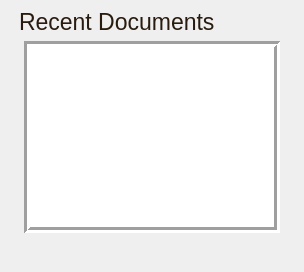
            <widget class="QWidget" name="activityListPage">
             <property name="styleSheet">
              <string notr="true">QFrame#activityListPage {
    border-image: url(:/bgs/images/ht3.png) 50 25 50 25 stretch stretch;
}
</string>
             </property>
             <layout class="QHBoxLayout" name="horizontalLayout_9">
              <property name="spacing">
               <number>0</number>
              </property>
              <property name="leftMargin">
               <number>0</number>
              </property>
              <property name="topMargin">
               <number>0</number>
              </property>
              <property name="rightMargin">
               <number>0</number>
              </property>
              <property name="bottomMargin">
               <number>0</number>
              </property>
              <item>
               <widget class="QFrame" name="listFrame">
                <property name="styleSheet">
                 <string notr="true">QFrame#listFrame {
    border-image: url(:/bgs/images/ht3.png) 50 25 50 25 stretch stretch;
}
</string>
                </property>
                <property name="frameShape">
                 <enum>QFrame::NoFrame</enum>
                </property>
                <property name="frameShadow">
                 <enum>QFrame::Raised</enum>
                </property>
                <layout class="QVBoxLayout" name="verticalLayout_20">
                 <item>
                  <widget class="QFrame" name="frame_26">
                   <property name="styleSheet">
                    <string notr="true">QFrame {
    background-color: transparent;
    border: none;
}
</string>
                   </property>
                   <property name="frameShape">
                    <enum>QFrame::NoFrame</enum>
                   </property>
                   <property name="frameShadow">
                    <enum>QFrame::Raised</enum>
                   </property>
                   <layout class="QHBoxLayout" name="horizontalLayout_12">
                    <property name="spacing">
                     <number>0</number>
                    </property>
                    <property name="leftMargin">
                     <number>10</number>
                    </property>
                    <property name="topMargin">
                     <number>0</number>
                    </property>
                    <property name="rightMargin">
                     <number>0</number>
                    </property>
                    <property name="bottomMargin">
                     <number>0</number>
                    </property>
                    <item alignment="Qt::AlignTop">
                     <widget class="QLabel" name="recentDocuments">
                      <property name="styleSheet">
                       <string notr="true">QLabel{
    font-family: &quot;Times New Roman&quot;;
    font-size: 17pt;
    color:rgb(41, 28, 14);
}
</string>
                      </property>
                      <property name="text">
                       <string>Recent Documents</string>
                      </property>
                     </widget>
                    </item>
                   </layout>
                  </widget>
                 </item>
                 <item>
                  <widget class="QFrame" name="frame_27">
                   <property name="styleSheet">
                    <string notr="true">QFrame#frame_27 {
    border-image: url(:/bgs/images/ht3.png) 50 25 50 25 stretch stretch;
}
</string>
                   </property>
                   <property name="frameShape">
                    <enum>QFrame::NoFrame</enum>
                   </property>
                   <property name="frameShadow">
                    <enum>QFrame::Raised</enum>
                   </property>
                   <layout class="QVBoxLayout" name="verticalLayout_21">
                    <property name="spacing">
                     <number>0</number>
                    </property>
                    <property name="leftMargin">
                     <number>15</number>
                    </property>
                    <property name="topMargin">
                     <number>0</number>
                    </property>
                    <property name="rightMargin">
                     <number>15</number>
                    </property>
                    <property name="bottomMargin">
                     <number>30</number>
                    </property>
                    <item>
                     <widget class="QListWidget" name="savedListWidget">
                      <property name="styleSheet">
                       <string notr="true">/* Modify your QListWidget stylesheet to this */
QListWidget {
    color: #E1D4C2;
    font-family: &quot;Courier New&quot;;
    font-size: 16px;
	background-image:url(:/bgs/images/ht3.png);
	background-position: center;
background-origin: content;
background-attachment: fixed;

}

QListWidget::item {
    padding: 6px;

}

QListWidget::item:hover {
        border: 1px solid rgb(41, 28, 14);
}

</string>
                      </property>
                      <property name="frameShape">
                       <enum>QFrame::Box</enum>
                      </property>
                      <property name="frameShadow">
                       <enum>QFrame::Sunken</enum>
                      </property>
                      <property name="lineWidth">
                       <number>3</number>
                      </property>
                      <property name="modelColumn">
                       <number>0</number>
                      </property>
                      <property name="wordWrap">
                       <bool>true</bool>
                      </property>
                     </widget>
                    </item>
                   </layout>
                  </widget>
                 </item>
                </layout>
               </widget>
              </item>
             </layout>
            </widget>
